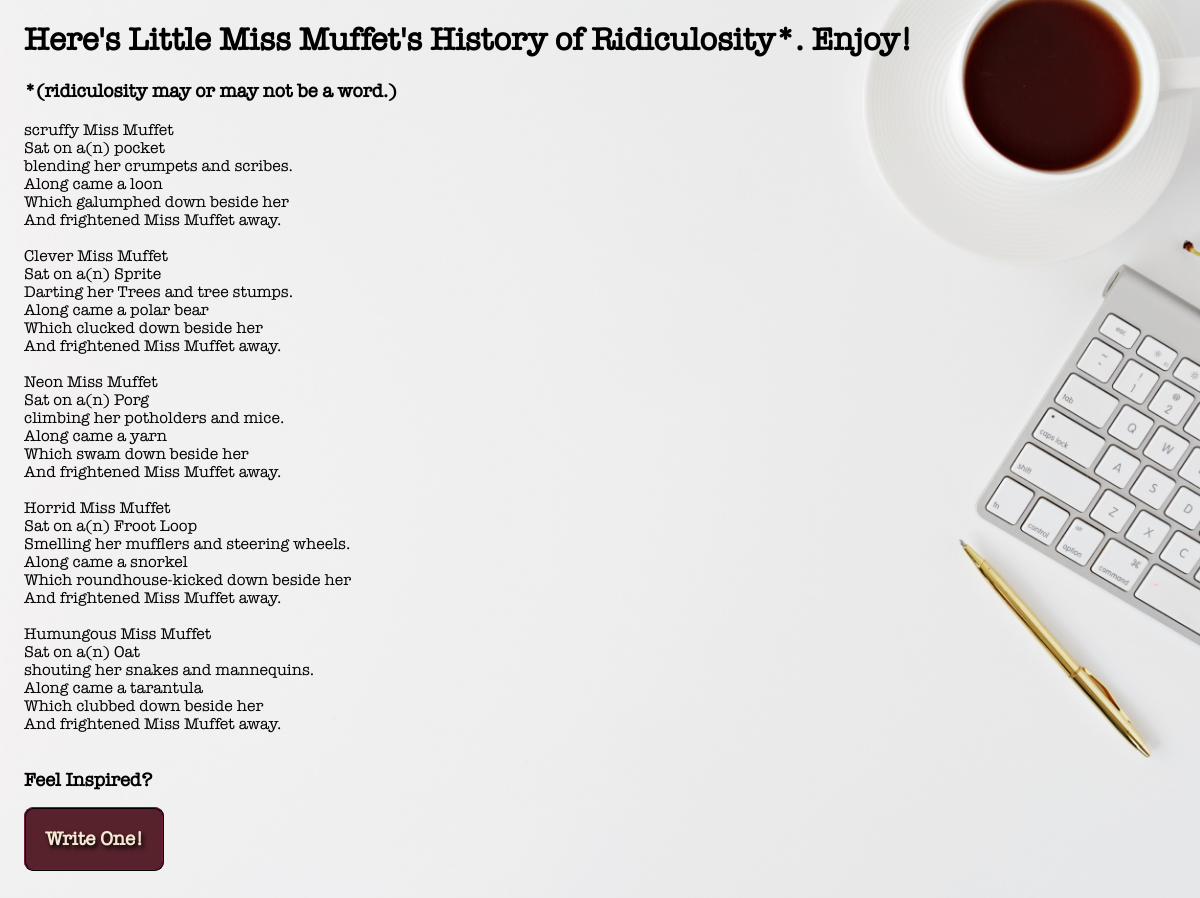
The page /allStoryOnes.php on the database its author committed.
### tables this page shows
CREATE TABLE `miss_muffet` (
  `storyid` int(11) NOT NULL AUTO_INCREMENT,
  `adjective` varchar(30) DEFAULT NULL,
  `noun_1` varchar(30) DEFAULT NULL,
  `verb_ing` varchar(30) DEFAULT NULL,
  `plural_noun_1` varchar(30) DEFAULT NULL,
  `plural_noun_2` varchar(30) DEFAULT NULL,
  `noun_2` varchar(30) DEFAULT NULL,
  `verb_past` varchar(30) DEFAULT NULL,
  `full_story` varchar(800) DEFAULT NULL,
  PRIMARY KEY (`storyid`)
);

### allStoryOnes.php (the view, shortened to what this page needs)
<!DOCTYPE html PUBLIC "-//W3C//DTD XHTML 1.0 Transitional//EN"
    "http://www.w3.org/TR/xhtml1/DTD/xhtml1-transitional.dtd">
<html xmlns="http://www.w3.org/1999/xhtml" xml:lang="en" lang="en">
<head>
    <link rel="stylesheet" type="text/css" href="allStoryStyles.css" />
</head>
<body>
    <div class="storyOutput">
    <h1>Here's Little Miss Muffet's History of Ridiculosity*. Enjoy!</h1>
    <h3>*(ridiculosity may or may not be a word.)</h3>
<?php
    $dbc = mysqli_connect('localhost', 'student', 'student', 'mad_libs')
            or die('We tried to connect to the database, but...no dice.');
    $query = "SELECT * from miss_muffet ORDER BY storyid DESC";
    $result = mysqli_query($dbc, $query)
            or die('Something fishy happened. We couldn\'t query the database.');
    while($row = mysqli_fetch_array($result))
    {
        $fullStory = $row['full_story'];
        echo $fullStory;
        echo '<br /><br />';
    }
    echo '<br /><h3 class="inspired">Feel Inspired?</h3>';
    echo '<a href="madLibsHome.html" class="writeButton">Write One!</a>';
?>
</div>
</body>
</html>

### allStoryStyles.css (style rules this page uses)
body { background-image: url(images/allStoriesBackground.jpg); background-repeat: no-repeat; background-size: cover; }
div { font-family: "American Typewriter", serif; font-size: 1em; text-align: left; margin: 1em 1em 3em 1em; }
.inspired { margin-bottom: 2em; margin-top: 0em; }
.writeButton { background-color: #57222b; border: .12em ridge #210811; border-radius: .5em; color: #f5e9d5; font-size: 1.2em; font-weight: bold; margin-top: 2em; margin-bottom: 2em; padding: 1em; text-decoration: none; text-shadow: 2px 3px 4px black; transition-duration: .3s; transition-property: all; }

### rows shown on the page
miss_muffet: full_story "scruffy Miss Muffet Sat on a(n) pocket blending her crumpets and scribes. Along came a loon Which galumphed down beside her And frightened Miss Muffet away."
miss_muffet: full_story "Clever Miss Muffet Sat on a(n) Sprite Darting her Trees and tree stumps. Along came a polar bear Which clucked down beside her And frightened Miss Muffet away."
miss_muffet: full_story "Neon Miss Muffet Sat on a(n) Porg climbing her potholders and mice. Along came a yarn Which swam down beside her And frightened Miss Muffet away."
miss_muffet: full_story "Horrid Miss Muffet Sat on a(n) Froot Loop Smelling her mufflers and steering wheels. Along came a snorkel Which roundhouse-kicked down beside her And frightened Miss Muffet away."
miss_muffet: full_story "Humungous Miss Muffet Sat on a(n) Oat shouting her snakes and mannequins. Along came a tarantula Which clubbed down beside her And frightened Miss Muffet away."
